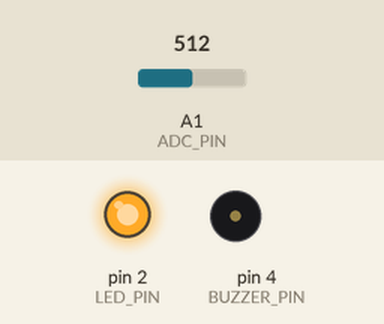
This sketch was run on a simulated Arduino Uno, built with avr-gcc and run on an emulated ATmega328P. Shown: output pins drawn as LEDs (lit = HIGH), buzzer (waves = sounding). The test bench sets the inputs (shaded band); at power-on: A1 (ADC_PIN) = 512. What the sketch prints to the serial monitor is not drawn.

Above: at 1.71 s.
At 4.0 s:
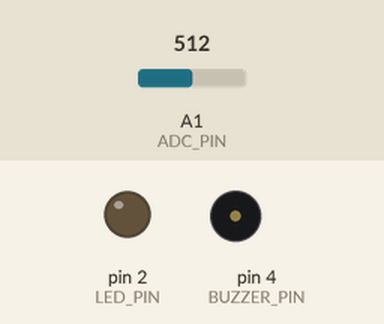
4.1 s: A1 (ADC_PIN) set to 716
At 7.1 s:
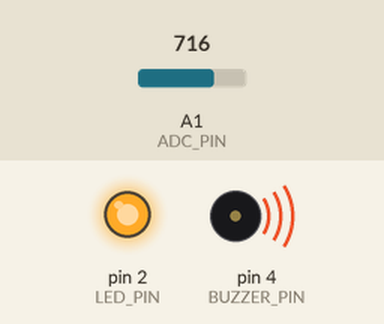
Timing chart, 0 to 12.5 s (numbered marks = the images above; inputs shaded):
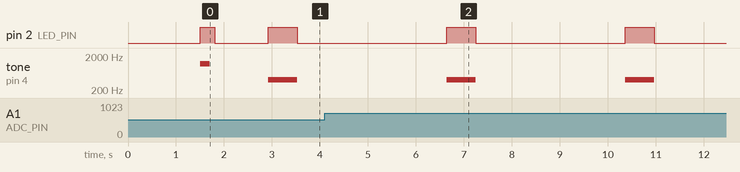

Measured:
- by itself, pin 2 (LED_PIN): alternates HIGH for 0.60 s and LOW for 3.1 s
- by itself, tone on pin 4 (BUZZER_PIN): alternates 400 Hz for 0.60 s and silent for 3.1 s

The sketch:

hardware.ino
```cpp
// ======================================================================
// FINAL PUF RING OSCILLATOR DEMO - Muthuram's Project
// Using GPIO4 (D4) for analog input from ring oscillator
// LED on GPIO2, Buzzer on GPIO5
// ======================================================================

#define ADC_PIN       15
#define LED_PIN       2       // Your red LED (with 10k resistor - dim but works)
#define BUZZER_PIN    4       // Your active buzzer

#define NUM_SAMPLES   1000    // More samples = better uniqueness
#define HIGH_THRESHOLD 180    // Tune based on your max (~350-370)

void setup() {
  Serial.begin(115200);
  delay(1500);  // Give time for serial monitor to open
  Serial.println("\n=====================================");
  Serial.println("   PUF RING OSCILLATOR - FINAL DEMO   ");
  Serial.println("   Muthuram - Low-Cost Hardware PUF   ");
  Serial.println("=====================================\n");

  pinMode(LED_PIN, OUTPUT);
  pinMode(BUZZER_PIN, OUTPUT);
  digitalWrite(LED_PIN, LOW);
  noTone(BUZZER_PIN);

  // Quick startup beep & flash to confirm hardware
  tone(BUZZER_PIN, 1200, 200);
  digitalWrite(LED_PIN, HIGH);
  delay(300);
  digitalWrite(LED_PIN, LOW);
  delay(1000);
}

void loop() {
  long totalSum = 0;
  int highCount = 0;

  // Fast sampling of the oscillator
  for (int i = 0; i < NUM_SAMPLES; i++) {
    int val = analogRead(ADC_PIN);
    totalSum += val;
    if (val > HIGH_THRESHOLD) highCount++;
    delayMicroseconds(6);   // Fast sampling - adjust if needed (4-10 µs)
  }

  // Create simple unique key
  long rawKey = totalSum + (highCount * 15LL);  // Weighted sum
  String pufKey = String(rawKey, HEX);          // Convert to hex
  pufKey.toUpperCase();
  if (pufKey.length() > 8) pufKey = pufKey.substring(0, 8);  // Short 32-bit key

  float avg = (float)totalSum / NUM_SAMPLES;
  float highPct = (float)highCount / NUM_SAMPLES * 100.0;

  // Print results
  Serial.print("Samples: ");
  Serial.print(NUM_SAMPLES);
  Serial.print(" | Avg: ");
  Serial.print(avg, 1);
  Serial.print(" | High%: ");
  Serial.print(highPct, 1);
  Serial.print("% | PUF Key (hex): 0x");
  Serial.println(pufKey);

  // Feedback: Good key → nice pattern (3 beeps + blinks)
  if (highPct > 35 && highPct < 50) {   // Your observed stable range
    Serial.println("→ GOOD KEY DETECTED - AUTHENTIC DEVICE");
    for (int i = 0; i < 3; i++) {
      tone(BUZZER_PIN, 1800 + i*300, 150);  // Rising tone
      digitalWrite(LED_PIN, HIGH);
      delay(180);
      digitalWrite(LED_PIN, LOW);
      delay(80);
    }
  }
  // Bad/unstable → short low tone
  else {
    Serial.println("→ UNSTABLE READING (retry power cycle)");
    tone(BUZZER_PIN, 400, 600);
    digitalWrite(LED_PIN, HIGH);
    delay(600);
    digitalWrite(LED_PIN, LOW);
  }

  delay(3000);  // Wait 3 seconds before next measurement
}
```
